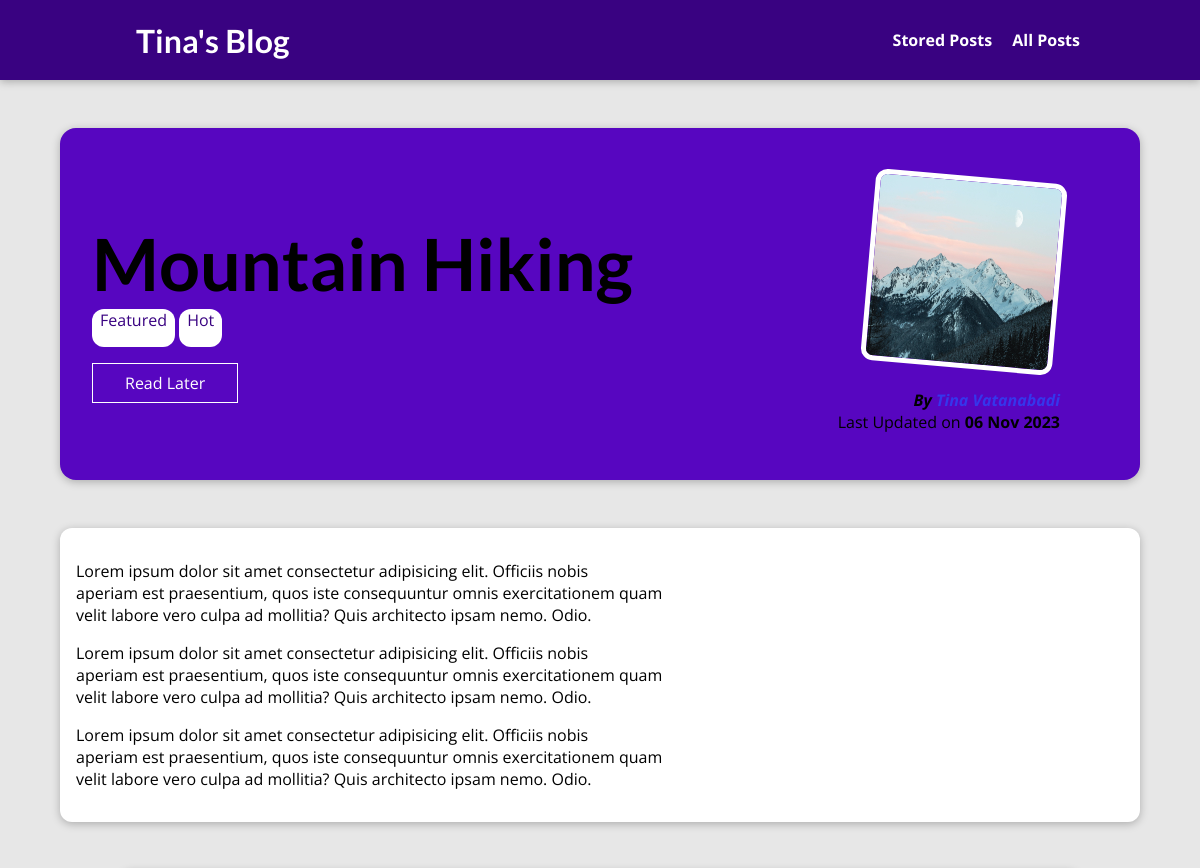
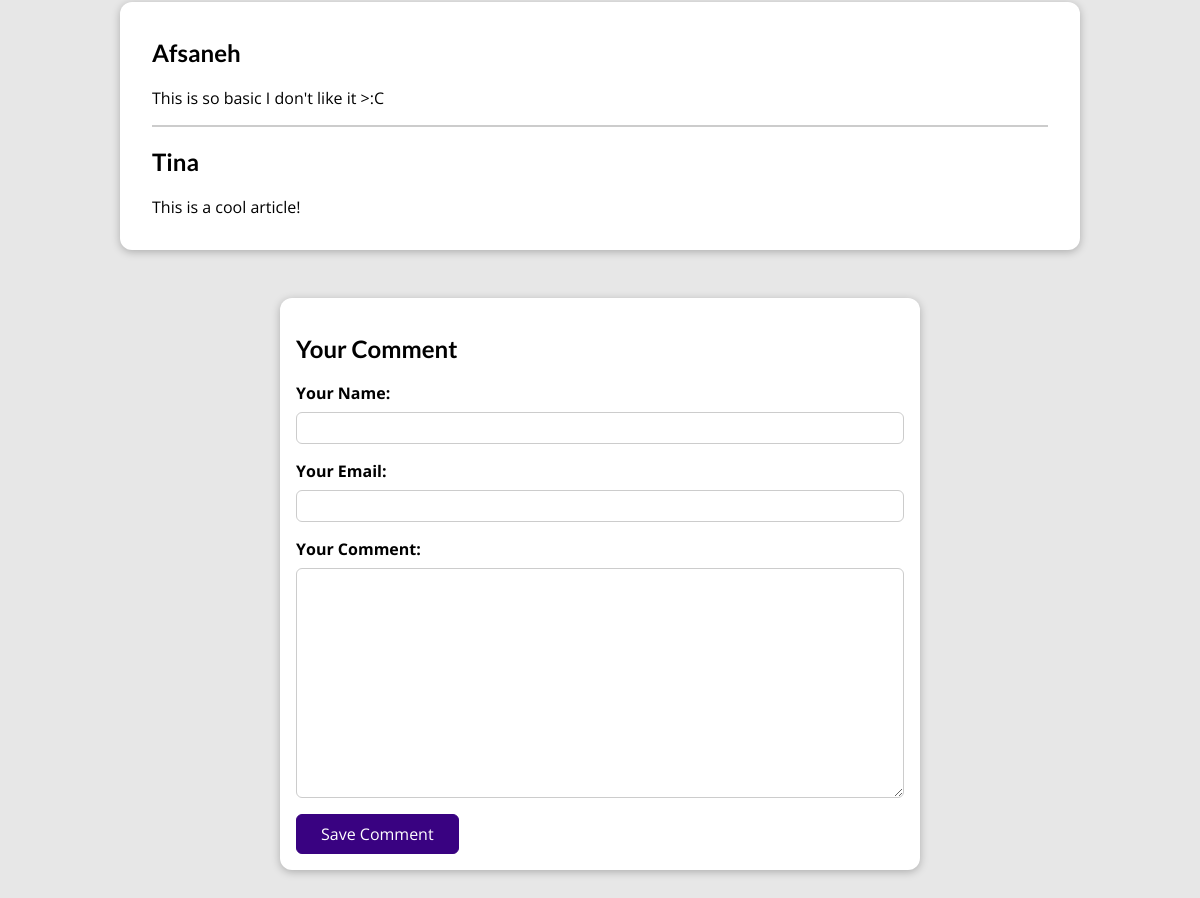
The page /posts/hike-in-the-mountains on the database its author committed (2 pictures, top to bottom).
### blog/models.py (models this page shows, shortened)
class Post(models.Model):
    title = models.CharField(max_length=150)
    excerpt = models.CharField(max_length=200)
    image = models.ImageField(upload_to="posts", null=True)
    date = models.DateField(auto_now=True)
    slug = models.SlugField(unique=True, db_index=True)
    content = models.TextField(validators=[MinLengthValidator(10)])
    author = models.ForeignKey(
        Author, on_delete=models.SET_NULL, related_name="posts", null=True)
    tags = models.ManyToManyField(Tag)

class Tag(models.Model):
    caption = models.CharField(max_length=100)

class Author(models.Model):
    first_name = models.CharField(max_length=150)
    last_name = models.CharField(max_length=150)
    email = models.EmailField(max_length=150)
    def full_name(self):
        return f"{self.first_name} {self.last_name}"
    def __str__(self):
        return self.full_name()

class Comment(models.Model):
    user_name = models.CharField(max_length=120)
    user_email = models.EmailField()
    text = models.TextField(max_length=300)
    post = models.ForeignKey(Post, on_delete=models.CASCADE, related_name="comments")

### blog/views.py (the view, shortened to what this page needs)
# urls.py: path("posts/<slug:slug>", views.SinglePostView.as_view(), name="post-details"),
class SinglePostView(View):
    def is_stored_post(self, request, post_id):
        stored_posts = request.session.get("stored_posts")
        if stored_posts is not None:
            is_saved_for_later = post_id in stored_posts
        else:
            is_saved_for_later = False
        return is_saved_for_later
    def get(self,request, slug):
        post = Post.objects.get(slug=slug)
        context = {
            "post": post,
            "post_tags": post.tags.all(),
            "comment_form": CommentForm(),
            "comments": post.comments.all().order_by("-id"),
            "saved_for_later": self.is_stored_post(request, post.id)
        }
        return render(request, "blog/post-detail.html",context)

### blog/forms.py
class CommentForm(forms.ModelForm):
    class Meta:
        model = Comment
        exclude = ["post"]
        labels = {
            "user_name": "Your Name",
            "user_email": "Your Email",
            "text": "Your Comment"
        }

### blog/templates/blog/post-detail.html (shortened to what this page needs)
{% extends "base.html" %}
{% load static %}
{% block css_files %}
<link rel="stylesheet" href="{% static 'blog/post-detail.css' %}" />
{% endblock %}
{% block content %}
<section id="summary">
    <h2>{{ post.title }}</h2>
    <div>
    {% for tag in post_tags %}
    <span class="tag">{{tag.caption}}</span>
    {% endfor %}
    </div>
    <div id="read-later">
        <form action="{% url 'read-later' %}" method="POST">
            <button>
                {% if saved_for_later %}
                Remove from "Read Later" List
                {% else %}
                Read Later
                {% endif %}
            </button>
        </form>
    </div>
    <article>
        <img src="{{ post.image.url }}" alt="{{ post.title }}" />
        <address>
            By <a href="mailto:{{post.author.email_address}}">{{ post.author }} </a>
        </address>
        <div>
            Last Updated on <time>{{post.date|date:"d M Y"}}</time>
        </div>
    </article>
</section>
<main>
    {{post.content|linebreaks}}
</main>
<section id="comments">
<ul>
    {% for comment in comments %}
    <li>
        <h2>{{ comment.user_name }}</h2>
        <p>{{ comment.text|linebreaks }}</p>
    </li>
    {% endfor %}
</ul>
</section>
<section id="comment-form">
    <h2>Your Comment</h2>
    <form action="{% url 'post-details' post.slug %}" method="POST">
        {% for form_field in comment_form %}
            <div class="form-control {% if form_field.errors %} invalid {% endif %}">
                {{ form_field.label_tag }}
                {{ form_field }}
            </div>
        {% endfor %}
        <button>Save Comment</button>
    </form>
</section>
{% endblock %}

### static/app.css (style rules this page uses)
* { box-sizing: border-box; }
html { font-family: 'Open Sans', 'Lato', sans-serif; }
body { margin: 0; }
h1, h2, h3 { font-family: 'Lato', sans-serif; font-weight: bold; }

### blog/static/blog/post-detail.css (style rules this page uses)
body { background-color: #e7e7e7; }
#summary { margin: 8rem auto 3rem auto; padding: 2rem; width: 90%; max-width: 90rem; border-radius: 16px; background-color: #5706c0; position: relative; box-shadow: 0 2px 8px rgba(0, 0, 0, 0.25); height: 22rem; }
#summary h2 { color: white; font-size: 4.5rem; margin-bottom: 0.2rem; }
#summary article { position: absolute; top: 2rem; right: 3rem; padding: 1rem 2rem; border-radius: 12px; text-align: right; color: black; }
#summary article img { width: 12rem; height: 12rem; border-radius: 12px; transform: rotateZ(5deg); border: 5px solid white; margin-bottom: 1rem; }
#summary address { font-weight: bold; }
#summary time { font-weight: bold; }
#summary a { color: rgb(54, 54, 235); text-decoration: none; }
main { width: 90%; max-width: 90rem; margin: 3rem auto; background-color: white; padding: 1rem; border-radius: 12px; box-shadow: 0 2px 8px rgba(0, 0, 0, 0.25); }
.tag { background-color: white; color: #390281; padding:0% 0.5rem 1rem; border-radius: 12px; text-align: center; }
.form-control { margin-bottom: 1rem; }
.form-control label { font-weight: bold; margin-bottom: 0.5rem; display: block; }
.form-control input, .form-control textarea { display: block; width: 100%; font: inherit; padding: 0.25rem; border-radius: 6px; border: 1px solid #ccc; }
#comment-form { margin: 3rem auto; width: 90%; max-width: 40rem; border-radius: 12px; background-color: white; box-shadow: 0 2px 8px rgba(0, 0, 0, 0.25); padding: 1rem; }
#comment-form button { font:inherit; background-color: #390281; color: white; border: 1px solid #390281; padding: 0.5rem 1.5rem; border-radius: 6px; cursor: pointer; }
h2 { color: black !important; }
#comments { margin: 3rem auto; width: 90%; max-width: 60rem; border-radius: 12px; background-color: white; box-shadow: 0 2px 8px rgba(0, 0, 0, 0.25); padding: 1rem 2rem; }
#comments ul { list-style: none; margin: 0; padding: 0; }
#comments li { margin-bottom: 1rem; border-bottom: 2px solid #ccc; }
#comments li:last-of-type { border-bottom: none; }
#comments h2 { color: rgb(139, 139, 139); }
#read-later { margin: 2rem 0; }
#read-later button { background-color: transparent; border: 1px solid white; padding: 0.5rem 2rem; font: inherit; color: white; cursor: pointer; }

### rows shown on the page
Post: title "Mountain Hiking", image (picture), author "Tina Vatanabadi", date "06 Nov 2023", content "Lorem ipsum dolor sit amet consectetur adipisicing elit. Officiis nobis aperiam est praesentium, quos iste consequuntur omnis exercitationem quam velit labore vero culpa ad mollitia? Quis architecto ipsam nemo. Odio. Lorem ipsum dolor sit amet consectetur adipisicing elit. Officiis nobis aperiam est praesentium, quos iste consequuntur omnis exercitationem quam velit labore vero culpa ad mollitia? Quis architecto ipsam nemo. Odio. Lorem ipsum dolor sit amet consectetur adipisicing elit. Officiis nobis aperiam est praesentium, quos iste consequuntur omnis exercitationem quam velit labore vero culpa ad mollitia? Quis architecto ipsam nemo. Odio."
Tag: caption "Featured"
Tag: caption "Hot"
Comment: user_name "Afsaneh", text "This is so basic I don't like it >:C"
Comment: user_name "Tina", text "This is a cool article!"
